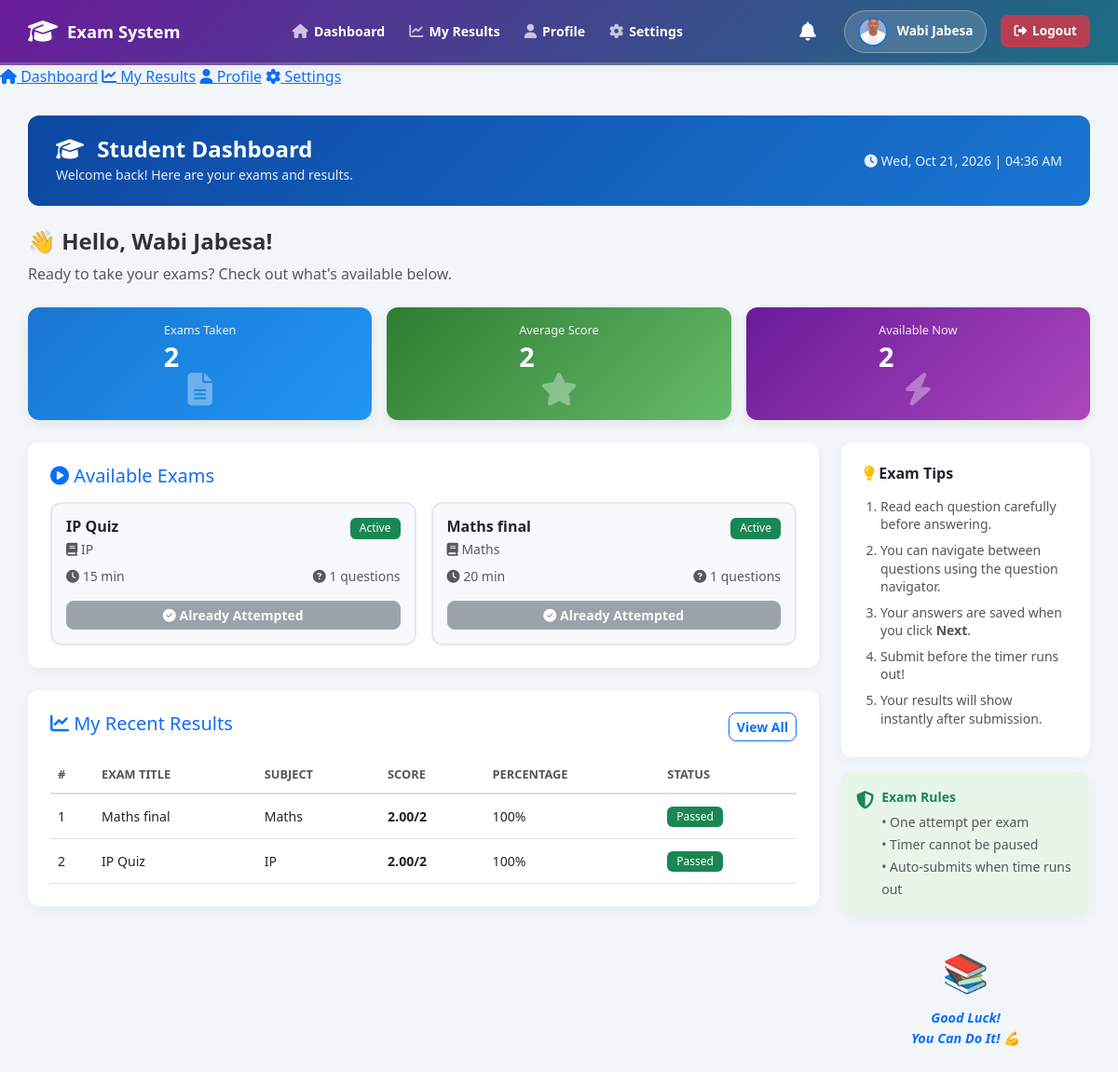
The page /student/student.php (signed in) on the database its author committed.
### tables this page shows
CREATE TABLE `users` (
  `user_id` int(11) NOT NULL,
  `name` varchar(100) NOT NULL,
  `email` varchar(100) NOT NULL,
  `username` varchar(50) NOT NULL,
  `password` varchar(255) NOT NULL,
  `role` varchar(20) NOT NULL,
  `status` varchar(10) DEFAULT 'Active',
  `created_at` datetime DEFAULT current_timestamp(),
  `profile_image` varchar(255) DEFAULT NULL
);

CREATE TABLE `exams` (
  `exam_id` int(11) NOT NULL,
  `title` varchar(100) NOT NULL,
  `subject` varchar(100) NOT NULL,
  `exam_type` varchar(50) NOT NULL,
  `duration_minutes` int(11) NOT NULL,
  `start_time` datetime NOT NULL,
  `end_time` datetime NOT NULL,
  `description` text DEFAULT NULL,
  `created_by` int(11) NOT NULL,
  `created_at` datetime DEFAULT current_timestamp(),
  `status` varchar(20) DEFAULT 'Draft',
  `total_questions` int(11) DEFAULT 0
);

CREATE TABLE `attempts` (
  `attempt_id` int(11) NOT NULL,
  `student_id` int(11) NOT NULL,
  `exam_id` int(11) NOT NULL,
  `start_time` datetime DEFAULT current_timestamp(),
  `end_time` datetime DEFAULT NULL,
  `score` decimal(5,2) DEFAULT NULL,
  `status` varchar(20) DEFAULT 'In Progress'
);

### student/student.php (the view, shortened to what this page needs)
<?php
require_once ROOT_PATH . '/db_connect.php';
include ROOT_PATH . '/includes/header.php';
$student_id = $_SESSION['user_id'];
$available_sql = "SELECT e.*,
    (SELECT COUNT(*) FROM questions q WHERE q.exam_id = e.exam_id) as total_q,
    (SELECT COUNT(*) FROM attempts a WHERE a.exam_id = e.exam_id AND a.student_id = $student_id AND a.status='Completed') as attempted
    FROM exams e
    WHERE NOW() BETWEEN e.start_time AND e.end_time
    ORDER BY e.start_time ASC";
$available_exams = $conn->query($available_sql);
$past_sql = "SELECT a.*, e.title, e.subject,
    (SELECT SUM(marks) FROM questions q WHERE q.exam_id = e.exam_id) as total_marks
    FROM attempts a
    JOIN exams e ON a.exam_id = e.exam_id
    WHERE a.student_id = $student_id AND a.status = 'Completed'
    ORDER BY a.end_time DESC LIMIT 5";
$past_results = $conn->query($past_sql);
$total_attempts = $conn->query("SELECT COUNT(*) as c FROM attempts WHERE student_id = $student_id AND status='Completed'")->fetch_assoc()['c'];
$avg_score = $conn->query("SELECT IFNULL(AVG(score), 0) as avg FROM attempts WHERE student_id = $student_id AND status='Completed'")->fetch_assoc()['avg'];
$avg_score = round($avg_score, 1);
?>
<?php include ROOT_PATH . '/includes/sidebar.php'; ?>
<div class="main-content">
    <div class="page-header-box d-flex justify-content-between align-items-center mb-4">
        <div>
            <h4 class="m-0 fw-bold"><i class="fas fa-graduation-cap me-2"></i> Student Dashboard</h4>
            <small>Welcome back! Here are your exams and results.</small>
        </div>
        <div class="text-end">
            <small><i class="fas fa-clock"></i> <?php echo date('D, M d, Y | h:i A'); ?></small>
        </div>
    </div>
    <div class="mb-4">
        <h4 class="fw-bold">👋 Hello, <?php echo $_SESSION['name']; ?>!</h4>
        <p class="text-muted">Ready to take your exams? Check out what's available below.</p>
    </div>
    <div class="row g-3 mb-4">
        <div class="col-md-4">
            <div class="card summary-card" style="background: linear-gradient(135deg, #1976d2, #2196f3);">
                <div>
                    <small>Exams Taken</small>
                    <h3><?php echo $total_attempts; ?></h3>
                </div>
                <i class="fas fa-file-alt"></i>
            </div>
        </div>
        <div class="col-md-4">
            <div class="card summary-card" style="background: linear-gradient(135deg, #2e7d32, #66bb6a);">
                <div>
                    <small>Average Score</small>
                    <h3><?php echo $avg_score; ?></h3>
                </div>
                <i class="fas fa-star"></i>
            </div>
        </div>
        <div class="col-md-4">
            <div class="card summary-card" style="background: linear-gradient(135deg, #6a1b9a, #ab47bc);">
                <div>
                    <small>Available Now</small>
                    <h3><?php echo $available_exams->num_rows; ?></h3>
                </div>
                <i class="fas fa-bolt"></i>
            </div>
        </div>
    </div>
    <div class="row g-4">
        <div class="col-lg-9">
            <div class="card p-4 mb-4">
                <h5 class="text-primary mb-3"><i class="fas fa-play-circle"></i> Available Exams</h5>
                <?php if ($available_exams->num_rows > 0): ?>
                    <div class="row g-3">
                        <?php while ($exam = $available_exams->fetch_assoc()): ?>
                            <div class="col-md-6">
                                <div class="exam-card">
                                    <div class="d-flex justify-content-between">
                                        <h6 class="fw-bold mb-1"><?php echo htmlspecialchars($exam['title']); ?></h6>
                                        <span class="badge bg-success">Active</span>
                                    </div>
                                    <p class="text-muted small mb-2">
                                        <i class="fas fa-book"></i> <?php echo htmlspecialchars($exam['subject']); ?>
                                    </p>
                                    <div class="d-flex justify-content-between small text-muted mb-3">
                                        <span><i class="fas fa-clock"></i> <?php echo $exam['duration_minutes']; ?> min</span>
                                        <span><i class="fas fa-question-circle"></i> <?php echo $exam['total_q']; ?> questions</span>
                                    </div>
                                    <?php if ($exam['attempted'] > 0): ?>
                                        <button class="btn btn-secondary w-100 btn-sm" disabled>
                                            <i class="fas fa-check-circle"></i> Already Attempted
                                        </button>
                                    <?php elseif ($exam['total_q'] == 0): ?>
                                        <button class="btn btn-warning w-100 btn-sm" disabled>
                                            <i class="fas fa-exclamation-triangle"></i> No Questions Yet
                                        </button>
                                    <?php else: ?>
                                        <a href="take_exam.php?exam_id=<?php echo $exam['exam_id']; ?>" class="btn btn-primary w-100 btn-sm">
                                            <i class="fas fa-play"></i> Start Exam
                                        </a>
                                    <?php endif; ?>
                                </div>
                            </div>
                        <?php endwhile; ?>
                    </div>
                <?php endif; ?>
            </div>
            <div class="card p-4">
                <div class="d-flex justify-content-between mb-3">
                    <h5 class="text-primary mb-0"><i class="fas fa-chart-line"></i> My Recent Results</h5>
                    <a href="my_results.php" class="btn btn-sm btn-outline-primary">View All</a>
                </div>
                <table class="table table-hover align-middle mb-0">
                    <thead>
                        <tr>
                            <th>#</th>
                            <th>Exam Title</th>
                            <th>Subject</th>
                            <th>Score</th>
                            <th>Percentage</th>
                            <th>Status</th>
                        </tr>
                    </thead>
                    <tbody>
                        <?php
                        if ($past_results->num_rows > 0) {
                            $i = 1;
                            while ($r = $past_results->fetch_assoc()) {
                                $percent = ($r['total_marks'] > 0) ? round(($r['score'] / $r['total_marks']) * 100) : 0;
                                $passed = $percent >= 50;
                                $status = $passed ? '<span class="badge bg-success">Passed</span>' : '<span class="badge bg-danger">Failed</span>';
                        ?>
                            <tr>
                                <td><?php echo $i; ?></td>
                                <td><?php echo htmlspecialchars($r['title']); ?></td>
                                <td><?php echo htmlspecialchars($r['subject']); ?></td>
                                <td><strong><?php echo $r['score']; ?>/<?php echo $r['total_marks']; ?></strong></td>
                                <td><?php echo $percent; ?>%</td>
                                <td><?php echo $status; ?></td>
                            </tr>
                        <?php $i++; } } else {
                            echo "<tr><td colspan='6' class='text-center text-muted py-4'>You haven't taken any exams yet.</td></tr>";
                        } ?>
                    </tbody>
                </table>
            </div>
        </div>
        <div class="col-lg-3">
            <div class="card p-4 mb-3">
                <h6 class="fw-bold mb-3"><i class="fas fa-lightbulb text-warning"></i> Exam Tips</h6>
                <ol class="tips-list small">
                    <li>Read each question carefully before answering.</li>
                    <li>You can navigate between questions using the question navigator.</li>
                    <li>Your answers are saved when you click <strong>Next</strong>.</li>
                    <li>Submit before the timer runs out!</li>
                    <li>Your results will show instantly after submission.</li>
                </ol>
            </div>
            <div class="card p-3 mb-3" style="background:#e8f5e9;">
                <div class="d-flex align-items-start">
                    <i class="fas fa-shield-alt text-success me-2 mt-1" style="font-size:1.2rem;"></i>
                    <div>
                        <strong class="text-success small d-block mb-1">Exam Rules</strong>
                        <small class="text-muted">
                            • One attempt per exam<br>
                            • Timer cannot be paused<br>
                            • Auto-submits when time runs out
                        </small>
                    </div>
                </div>
            </div>
            <div class="text-center py-3">
                <div style="font-size:2.5rem; color:#1976d2;">📚</div>
                <p class="text-primary fst-italic fw-bold mt-2 mb-0" style="font-size:0.9rem;">
                    Good Luck!<br>You Can Do It! 💪
                </p>
            </div>
        </div>
    </div>
</div>
<?php include ROOT_PATH . '/includes/footer.php'; ?>

### includes/header.php (shortened to what this page needs)
<?php
$header_img = null;
if (isset($conn) && isset($_SESSION['user_id'])) {
    $header_uid = $_SESSION['user_id'];
    $header_img_q = $conn->query("SELECT profile_image FROM users WHERE user_id = $header_uid");
    $header_img = ($header_img_q && $header_img_q->num_rows > 0) ? $header_img_q->fetch_assoc()['profile_image'] : null;
}
$base_path = (strpos($_SERVER['PHP_SELF'], '/admin/') !== false ||
              strpos($_SERVER['PHP_SELF'], '/teacher/') !== false ||
              strpos($_SERVER['PHP_SELF'], '/student/') !== false ||
              strpos($_SERVER['PHP_SELF'], '/shared/') !== false) ? "../" : "";
?>
<!DOCTYPE html>
<html lang="en">
<head>
    <link href="https://cdn.jsdelivr.net/npm/bootstrap@5.3.0/dist/css/bootstrap.min.css" rel="stylesheet">
    <link rel="stylesheet" href="https://cdnjs.cloudflare.com/ajax/libs/font-awesome/6.4.0/css/all.min.css">
</head>
<body>
<div class="top-navbar">
    <a href="<?php echo $base_path; ?>index.php" class="nav-brand">
        <i class="fas fa-graduation-cap"></i> Exam System
    </a>
    <div class="nav-menu">
        <?php include ROOT_PATH . '/includes/sidebar.php'; ?>
    </div>
    <div class="user-menu">
        <div class="nav-dropdown" style="margin-right: 10px;">
            <a href="#" class="dropdown-toggle bell-icon" data-bs-toggle="dropdown" aria-expanded="false" style="text-decoration: none; color: #555; position: relative; padding: 5px;">
                <i class="fas fa-bell fa-lg"></i>
            </a>
        </div>
        <div class="user-badge">
            <?php if (!empty($header_img)): ?>
                <img src="<?php echo $base_path; ?>assets/uploads/<?php echo htmlspecialchars($header_img); ?>" alt="Profile">
            <?php else: ?>
                <i class="fas fa-user-circle"></i>
            <?php endif; ?>
            <span><?php echo htmlspecialchars($_SESSION['name']); ?></span>
        </div>
        <a href="<?php echo $base_path; ?>logout.php" class="logout-btn">
            <i class="fas fa-sign-out-alt"></i> Logout
        </a>
    </div>
</div>

### student/student.php (style rules this page uses)
.page-header-box { background: linear-gradient(135deg, #0d47a1, #1976d2); color: white; padding: 22px 30px; border-radius: 12px; }
.page-header-box small { opacity: 0.9; }
.summary-card { display: flex; justify-content: space-between; align-items: center; padding: 15px 20px; color: white; border-radius: 12px; box-shadow: 0 4px 12px rgba(0,0,0,0.08); }
.summary-card small { font-size: 0.8rem; opacity: 0.9; display: block; margin-bottom: 2px; }
.summary-card h3 { font-weight: 700; margin: 0; font-size: 1.8rem; }
.summary-card i { font-size: 2.2rem; opacity: 0.35; }
.exam-card { background: #f8f9fc; border: 2px solid #e3e8f0; padding: 15px; border-radius: 12px; transition: 0.3s; }
.table th { font-weight: 600; font-size: 0.8rem; color: #555; border-top: none; text-transform: uppercase; padding: 10px 8px; }
.table td { font-size: 0.88rem; vertical-align: middle; padding: 12px 8px; }
.tips-list { padding-left: 18px; margin-bottom: 0; }
.tips-list li { margin-bottom: 8px; color: #555; line-height: 1.4; }
.badge { font-size: 0.75rem; padding: 5px 10px; font-weight: 500; }

### rows shown on the page
users: profile_image (picture)
exams: title "IP Quiz", subject "IP", duration_minutes "15", total_q "1"
exams: title "Maths final", subject "Maths", duration_minutes "20", total_q "1"
attempts: exam.title "Maths final", exam.subject "Maths", score "2.00", total_marks "2", percent "100", shows "Passed"
attempts: exam.title "IP Quiz", exam.subject "IP", score "2.00", total_marks "2", percent "100", shows "Passed"

### other values the page prints
$_SESSION['name'] "Wabi Jabesa"
$total_attempts "2"
$avg_score "2"
$available_exams->num_rows "2"
